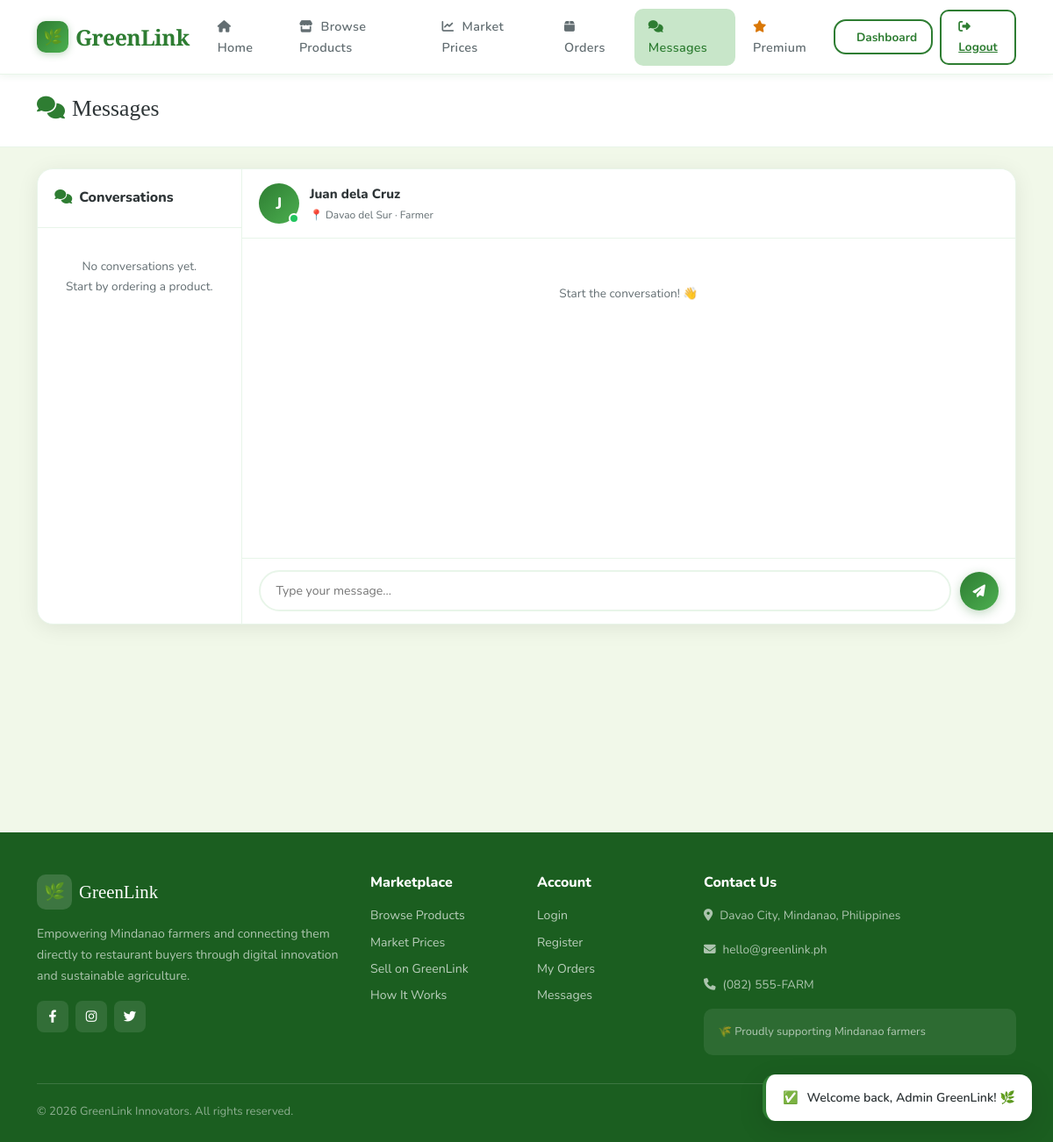
Page /messages/index.php?to=2 (signed in) on the committed database.
### tables this page shows
CREATE TABLE IF NOT EXISTS users (
    id INT AUTO_INCREMENT PRIMARY KEY,
    name VARCHAR(100) NOT NULL,
    email VARCHAR(150) UNIQUE NOT NULL,
    password VARCHAR(255) NOT NULL,
    role ENUM('farmer', 'buyer', 'admin') NOT NULL DEFAULT 'buyer',
    phone VARCHAR(20),
    location VARCHAR(150),
    profile_image VARCHAR(255) DEFAULT NULL,
    is_active TINYINT(1) DEFAULT 1,
    created_at TIMESTAMP DEFAULT CURRENT_TIMESTAMP,
    updated_at TIMESTAMP DEFAULT CURRENT_TIMESTAMP ON UPDATE CURRENT_TIMESTAMP
);

### config/database.php (called while the page is built, shortened)
<?php
function sanitize($input) {
    return htmlspecialchars(strip_tags(trim($input)), ENT_QUOTES, 'UTF-8');
}

### messages/index.php (the view, shortened to what this page needs)
<?php
require_once __DIR__ . '/../includes/header.php';
$pdo = getDBConnection();
$userId = $_SESSION['user_id'];
$toId = intval($_GET['to'] ?? 0);
if ($toId) {
    $pdo->prepare("UPDATE messages SET is_read=1 WHERE sender_id=? AND receiver_id=?")->execute([$toId, $userId]);
}
$contacts = $pdo->prepare("
    SELECT DISTINCT u.id, u.name, u.role, u.profile_image,
        (SELECT message FROM messages WHERE (sender_id=u.id AND receiver_id=?) OR (sender_id=? AND receiver_id=u.id) ORDER BY created_at DESC LIMIT 1) as last_msg,
        (SELECT created_at FROM messages WHERE (sender_id=u.id AND receiver_id=?) OR (sender_id=? AND receiver_id=u.id) ORDER BY created_at DESC LIMIT 1) as last_time,
        (SELECT COUNT(*) FROM messages WHERE sender_id=u.id AND receiver_id=? AND is_read=0) as unread
    FROM users u
    JOIN messages m ON (m.sender_id=u.id AND m.receiver_id=?) OR (m.sender_id=? AND m.receiver_id=u.id)
    WHERE u.id != ?
    ORDER BY last_time DESC
");
$contacts->execute([$userId,$userId,$userId,$userId,$userId,$userId,$userId,$userId]);
$contacts = $contacts->fetchAll();
$conversation = [];
$currentContact = null;
if ($toId) {
    $conversation = $pdo->prepare("
        SELECT m.*, u.name as sender_name, u.profile_image as sender_profile_image
        FROM messages m
        JOIN users u ON m.sender_id = u.id
        WHERE (m.sender_id=? AND m.receiver_id=?) OR (m.sender_id=? AND m.receiver_id=?)
        ORDER BY m.created_at ASC
    ");
    $conversation->execute([$userId, $toId, $toId, $userId]);
    $conversation = $conversation->fetchAll();
    $currentContact = $pdo->prepare("SELECT * FROM users WHERE id=?");
    $currentContact->execute([$toId]);
    $currentContact = $currentContact->fetch();
}
$meRow = $pdo->prepare("SELECT profile_image, name FROM users WHERE id=?");
$meRow->execute([$userId]);
$meUser = $meRow->fetch();
?>
<div style="background:var(--bg);min-height:100vh;padding-bottom:2rem;">
    <div class="page-header">
        <div class="container">
            <h1><i class="fa-solid fa-comments text-green me-2"></i>Messages</h1>
        </div>
    </div>
    <div class="container">
        <div class="chat-container">
            <div class="chat-sidebar">
                <div class="chat-sidebar-header">
                    <i class="fa-solid fa-comments text-green me-2"></i>Conversations
                </div>
                <?php if (empty($contacts)): ?>
                <div style="padding:2rem;text-align:center;color:var(--text-muted);font-size:0.85rem;">
                    No conversations yet.<br>Start by ordering a product.
                </div>
                <?php else: foreach ($contacts as $c): ?>
                <a href="?to=<?= $c['id'] ?>" class="chat-contact <?= $toId === intval($c['id']) ? 'active' : '' ?>"
                   style="display:flex;align-items:center;gap:10px;padding:0.85rem 1rem;text-decoration:none;border-bottom:1px solid var(--border);transition:background 0.15s;<?= $toId === intval($c['id']) ? 'background:var(--pale-green);' : '' ?>">
                    <div style="position:relative;flex-shrink:0;">
                        <?php if (!empty($c['profile_image'])): ?>
                            <img src="../assets/images/profiles/<?= htmlspecialchars($c['profile_image']) ?>"
                                 alt="<?= htmlspecialchars($c['name']) ?>"
                                 style="width:44px;height:44px;border-radius:50%;object-fit:cover;">
                        <?php else: ?>
                            <div style="width:44px;height:44px;border-radius:50%;background:linear-gradient(135deg,var(--primary),var(--primary-light));display:flex;align-items:center;justify-content:center;color:white;font-weight:800;font-size:1.1rem;">
                                <?= strtoupper(substr($c['name'],0,1)) ?>
                            </div>
                        <?php endif; ?>
                        <span style="position:absolute;bottom:-2px;right:-2px;font-size:0.6rem;background:white;border-radius:50%;width:16px;height:16px;display:flex;align-items:center;justify-content:center;box-shadow:0 1px 4px rgba(0,0,0,0.15);">
                            <?= $c['role'] === 'farmer' ? '🌾' : '🛒' ?>
                        </span>
                    </div>
                    <div style="flex:1;min-width:0;">
                        <div style="display:flex;justify-content:space-between;align-items:center;">
                            <div class="chat-contact-name" style="font-weight:800;color:var(--text);font-size:0.88rem;white-space:nowrap;overflow:hidden;text-overflow:ellipsis;max-width:120px;"><?= sanitize($c['name']) ?></div>
                            <div style="display:flex;align-items:center;gap:5px;flex-shrink:0;">
                                <?php if ($c['unread'] > 0): ?>
                                <span style="background:var(--primary);color:white;border-radius:50%;width:20px;height:20px;display:flex;align-items:center;justify-content:center;font-size:0.65rem;font-weight:800;"><?= $c['unread'] ?></span>
                                <?php endif; ?>
                            </div>
                        </div>
                        <div class="chat-contact-preview" style="font-size:0.75rem;color:var(--text-muted);white-space:nowrap;overflow:hidden;text-overflow:ellipsis;"><?= $c['last_msg'] ? sanitize(substr($c['last_msg'],0,38)).'…' : 'No messages yet' ?></div>
                        <div style="font-size:0.7rem;color:var(--text-muted);"><?= $c['last_time'] ? date('M j', strtotime($c['last_time'])) : '' ?></div>
                    </div>
                </a>
                <?php endforeach; endif; ?>
            </div>
            <div class="chat-main">
                <?php if ($currentContact): ?>
                <div class="chat-header" style="display:flex;align-items:center;gap:12px;padding:1rem 1.2rem;border-bottom:1px solid var(--border);background:white;">
                    <div style="position:relative;flex-shrink:0;">
                        <?php if (!empty($currentContact['profile_image'])): ?>
                            <img src="../assets/images/profiles/<?= htmlspecialchars($currentContact['profile_image']) ?>"
                                 alt="<?= htmlspecialchars($currentContact['name']) ?>"
                                 style="width:46px;height:46px;border-radius:50%;object-fit:cover;">
                        <?php else: ?>
                            <div style="width:46px;height:46px;border-radius:50%;background:linear-gradient(135deg,var(--primary),var(--primary-light));display:flex;align-items:center;justify-content:center;color:white;font-weight:800;font-size:1.15rem;">
                                <?= strtoupper(substr($currentContact['name'],0,1)) ?>
                            </div>
                        <?php endif; ?>
                        <span style="position:absolute;bottom:0;right:0;width:12px;height:12px;background:#22C55E;border-radius:50%;border:2px solid white;"></span>
                    </div>
                    <div>
                        <div style="font-weight:800;color:var(--text);"><?= sanitize($currentContact['name']) ?></div>
                        <div style="font-size:0.75rem;color:var(--text-muted);">📍 <?= sanitize($currentContact['location'] ?? 'Mindanao') ?> · <?= ucfirst($currentContact['role']) ?></div>
                    </div>
                </div>
               <div class="chat-messages" id="chatMessages" style="flex:1;overflow-y:auto;padding:1.2rem 1.5rem;display:flex;flex-direction:column;gap:0.75rem;overflow-x:hidden;box-sizing:border-box;width:100%;">
                    <?php if (empty($conversation)): ?>
                    <div style="text-align:center;color:var(--text-muted);font-size:0.85rem;padding:2rem;">
                        Start the conversation! 👋
                    </div>
                    <?php else:
                        $prevDate = null;
                        foreach ($conversation as $msg):
                            $msgDate = date('M j, Y', strtotime($msg['created_at']));
                            $isMine = $msg['sender_id'] == $userId;
                            if ($msgDate !== $prevDate): $prevDate = $msgDate; ?>
                            <div style="text-align:center;font-size:0.72rem;color:var(--text-muted);font-weight:700;padding:0.5rem 0;"><?= $msgDate ?></div>
                        <?php endif; ?>
<div style="display:flex;align-items:flex-end;gap:8px;width:100%;<?= $isMine ? 'flex-direction:row-reverse;margin-left:auto;' : 'flex-direction:row;' ?>">
                            <?php if (!$isMine): ?>
                            <div style="flex-shrink:0;margin-bottom:2px;">
                                <?php if (!empty($msg['sender_profile_image'])): ?>
                                    <img src="../assets/images/profiles/<?= htmlspecialchars($msg['sender_profile_image']) ?>"
                                         alt="<?= htmlspecialchars($msg['sender_name']) ?>"
                                         style="width:30px;height:30px;border-radius:50%;object-fit:cover;"
                                         title="<?= htmlspecialchars($msg['sender_name']) ?>">
                                <?php else: ?>
                                    <div style="width:30px;height:30px;border-radius:50%;background:linear-gradient(135deg,var(--primary),var(--primary-light));display:flex;align-items:center;justify-content:center;color:white;font-weight:800;font-size:0.7rem;"
                                         title="<?= htmlspecialchars($msg['sender_name']) ?>">
                                        <?= strtoupper(substr($msg['sender_name'],0,1)) ?>
                                    </div>
                                <?php endif; ?>
                            </div>
                            <?php else: ?>
                            <div style="flex-shrink:0;margin-bottom:2px;">
                                <?php if (!empty($meUser['profile_image'])): ?>
                                    <img src="../assets/images/profiles/<?= htmlspecialchars($meUser['profile_image']) ?>"
                                         alt="You"
                                         style="width:30px;height:30px;border-radius:50%;object-fit:cover;">
                                <?php else: ?>
                                    <div style="width:30px;height:30px;border-radius:50%;background:linear-gradient(135deg,#667eea,#764ba2);display:flex;align-items:center;justify-content:center;color:white;font-weight:800;font-size:0.7rem;">
                                        <?= strtoupper(substr($meUser['name'],0,1)) ?>
                                    </div>
                                <?php endif; ?>
                            </div>
                            <?php endif; ?>
                           <div style="display:flex;flex-direction:column;align-items:<?= $isMine ? 'flex-end' : 'flex-start' ?>;max-width:55%;min-width:0;">
                                <?php if (!$isMine): ?>
                                <div style="font-size:0.68rem;color:var(--text-muted);margin-bottom:3px;font-weight:700;"><?= sanitize($msg['sender_name']) ?></div>
                                <?php endif; ?>
                                <div class="chat-bubble <?= $isMine ? 'sent' : 'received' ?>">
                                    <?= nl2br(sanitize($msg['message'])) ?>
                                    <div class="chat-bubble-time"><?= date('g:ia', strtotime($msg['created_at'])) ?></div>
                                </div>
                            </div>
                        </div>
                        <?php endforeach; endif; ?>
                </div>
               <div class="chat-input-area" style="position:relative;z-index:10;background:white;border-top:1px solid var(--border);">
    <input type="text" id="messageInput" class="chat-input" placeholder="Type your message..." autocomplete="off">
    <button id="sendBtn" class="btn-green" style="border-radius:50%;width:44px;height:44px;padding:0;justify-content:center;flex-shrink:0;">
        <i class="fa-solid fa-paper-plane"></i>
    </button>
</div>
                <?php endif; ?>
            </div>
        </div>
    </div>
</div>
<?php require_once __DIR__ . '/../includes/footer.php'; ?>

### assets/css/main.css (style rules this page uses)
:root { --primary: #2E7D32; --primary-dark: #1B5E20; --primary-light: #4CAF50; --light-green: #A5D6A7; --pale-green: #C8E6C9; --earth: #6D4C41; --earth-light: #A1887F; --bg: #F1F8E9; --bg-card: #FFFFFF; --text: #2D3436; --text-muted: #636E72; --border: #E8F5E9; --shadow-sm: 0 2px 8px rgba(46,125,50,0.08); --shadow-md: 0 4px 20px rgba(46,125,50,0.12); --shadow-lg: 0 8px 40px rgba(46,125,50,0.16); --radius-sm: 10px; --radius-md: 14px; --radius-lg: 20px; --radius-xl: 28px; --font-body: 'Nunito', sans-serif; --font-heading: 'Playfair Display', serif; --transition: all 0.25s cubic-bezier(0.4, 0, 0.2, 1); }
* { box-sizing: border-box; margin: 0; padding: 0; }
body { font-family: var(--font-body); background-color: var(--bg); color: var(--text); font-size: 15px; line-height: 1.7; min-height: 100vh; }
.btn-green { background: linear-gradient(135deg, var(--primary), var(--primary-light)); color: white; border: none; border-radius: var(--radius-md); padding: 0.65rem 1.6rem; font-weight: 700; font-size: 0.9rem; letter-spacing: 0.3px; transition: var(--transition); box-shadow: 0 3px 12px rgba(46,125,50,0.3); cursor: pointer; display: inline-flex; align-items: center; gap: 8px; text-decoration: none; }
.chat-container { display: grid; grid-template-columns: 300px 1fr; height: calc(100vh - 200px); min-height: 500px; background: white; border-radius: var(--radius-lg); overflow: hidden; box-shadow: var(--shadow-sm); border: 1px solid var(--border); }
.chat-sidebar { border-right: 1px solid var(--border); overflow-y: auto; }
.chat-sidebar-header { padding: 1.2rem; border-bottom: 1px solid var(--border); font-weight: 800; font-size: 1rem; color: var(--text); }
.chat-main { display: flex; flex-direction: column; }
.chat-header { padding: 1rem 1.5rem; border-bottom: 1px solid var(--border); display: flex; align-items: center; gap: 10px; }
.chat-messages { flex: 1; overflow-y: auto; padding: 1.5rem; display: flex; flex-direction: column; gap: 12px; }
.chat-input-area { padding: 1rem 1.5rem; border-top: 1px solid var(--border); display: flex; gap: 10px; align-items: center; }
.chat-input { flex: 1; padding: 0.7rem 1.1rem; border: 2px solid var(--border); border-radius: 25px; font-family: var(--font-body); font-size: 0.9rem; outline: none; transition: var(--transition); }
.page-header { background: white; border-bottom: 1px solid var(--border); padding: 1.5rem 0; margin-bottom: 1.5rem; }
.page-header h1 { font-family: var(--font-heading); font-size: 1.6rem; color: var(--text); margin-bottom: 0.2rem; }
.text-green { color: var(--primary) !important; }

### messages/index.php (style rules this page uses)
.chat-input-area { display: flex; align-items: center; gap: 10px; padding: 0.85rem 1.2rem; background: white; border-top: 1px solid var(--border); flex-shrink: 0; }
.chat-input { flex: 1; border: 2px solid var(--border); border-radius: 25px; padding: 0.6rem 1.1rem; font-size: 0.88rem; outline: none; transition: border 0.2s; }
.chat-container { display: flex; height: 520px; background: white; border-radius: 18px; box-shadow: 0 4px 24px rgba(0,0,0,0.08); overflow: hidden; border: 1px solid var(--border); }
.chat-main { flex: 1; display: flex; flex-direction: column; min-width: 0; overflow: hidden; }

### rows in the picture
users: name "J", name "Juan dela Cruz", location "Davao del Sur", role "Farmer"
